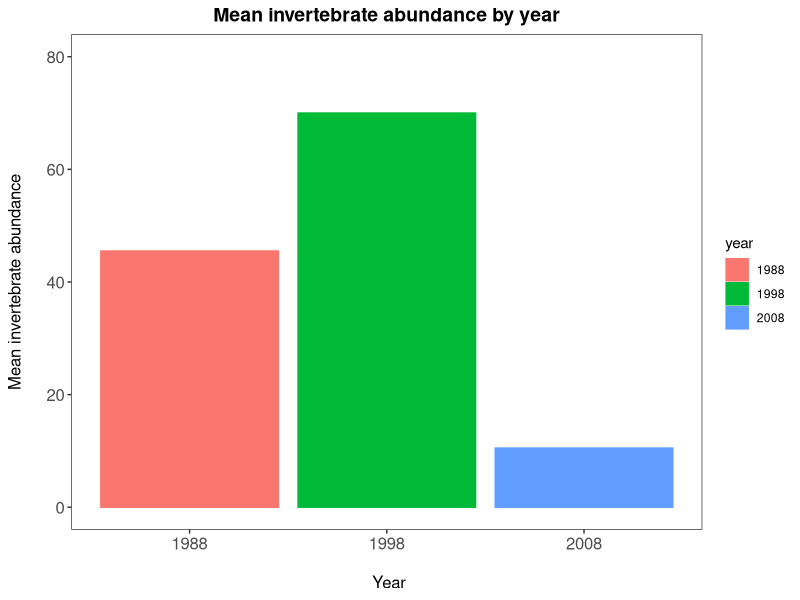
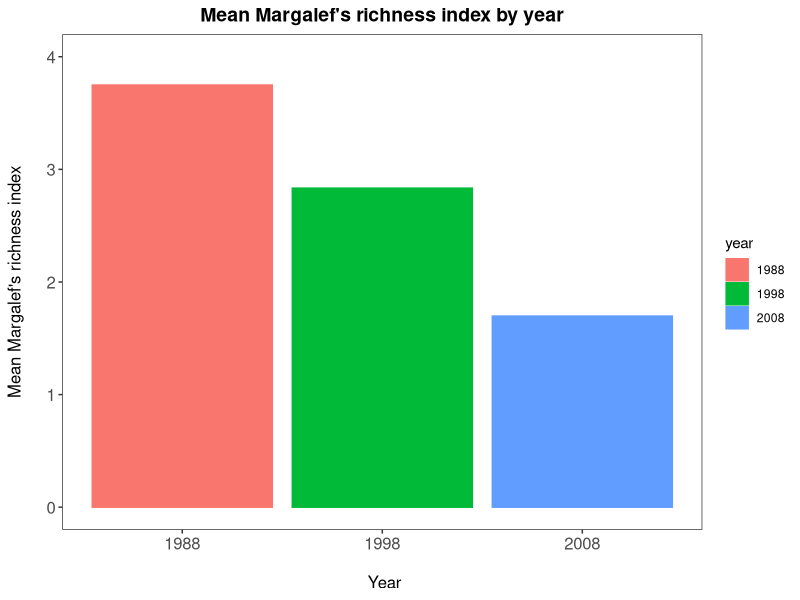
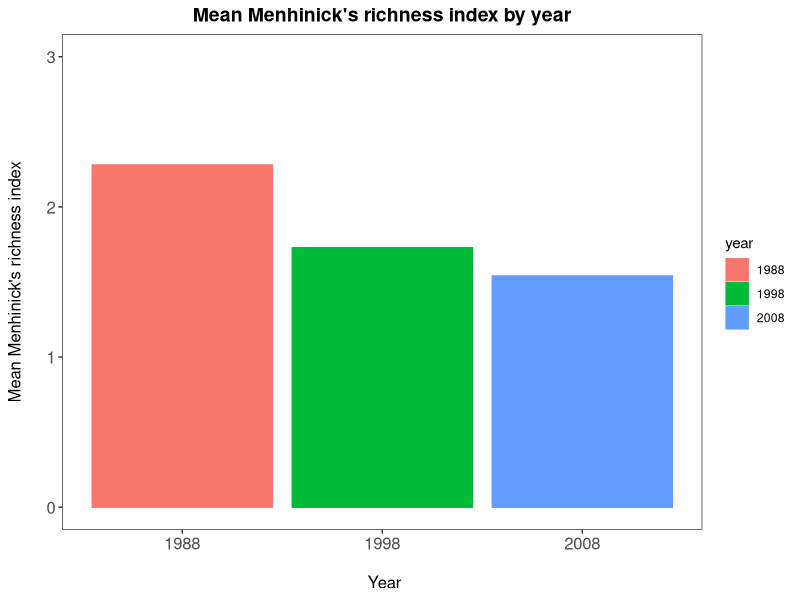
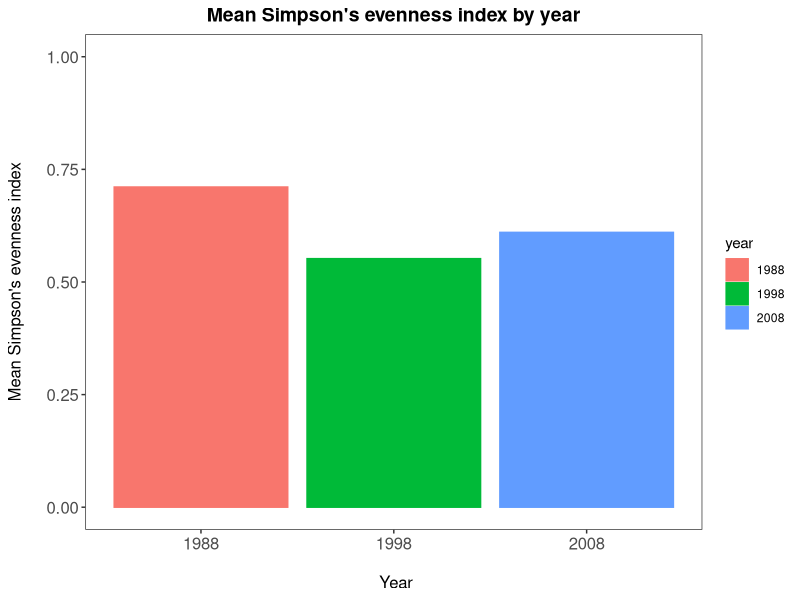
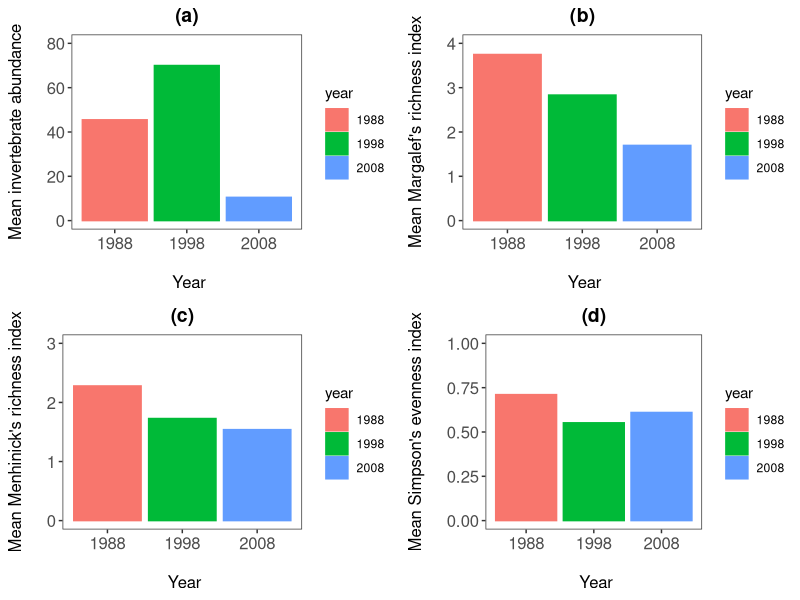

Write R code to recreate these figures, in order.
#Laura Barraclough
#Started: 02/02/2022
#email: s1729795@ed.ac.uk

# Work Flow
# 1. Load libraries and data frame
# 2. Try to make a summary table with mean values of the calculated
#     richness and evenness indices as well as abundance.
#   (i) try using filter in a pipe


# 1. Load libraries and data frame ----
library(tidyverse)
library(gridExtra)

sum_data <- read.csv("sum_data2.csv")
  #check data frame loaded properly
View(sum_data)
str(sum_data)
  #last felled needs to be a character
sum_data$Last_felled <- as.character(sum_data$Last_felled)

# 2. Summary table attempts ----
#   (i) Mean abundance ----
summary1 <- dplyr :: select(sum_data, year = Last_felled, abun = Total_abundance)

mean_table1 <- group_by(summary1, year) %>% 
  summarise(abun.mean = mean(abun)) %>% 
  ungroup() 

  #plotting mean_table1 as a bar plot
(mean.abun_bar2 <- ggplot(mean_table1, aes(x = year, y = abun.mean, colour = year,
                                        fill = year)) +
    geom_histogram(stat = "identity", position = "dodge") + 
    scale_y_continuous(limits = c(0, 80)) +
    labs(title = "Mean invertebrate abundance by year", 
         x = "\n Year", y = "Mean invertebrate abundance\n") + 
    theme_bw() +
    theme(panel.grid = element_blank(), 
          axis.text = element_text(size = 12), 
          axis.title = element_text(size = 12), 
          plot.title = element_text(size = 14, hjust = 0.5, face = "bold"))
)

#ggsave(mean.abun_bar2, file = "Graphs/mean_abunhyp1.png", height = 5, width = 5)

#   (ii) Margalef's index ----
summary2 <- dplyr :: select(sum_data, year = Last_felled, MRI = Margalefs_RI)

mean_table2 <- group_by(summary2, year) %>% 
  summarise(MRI_mean = mean(MRI)) %>% 
  ungroup() 

#plotting mean_table1 as a bar plot
(mean_MRI_bar <- ggplot(mean_table2, aes(x = year, y = MRI_mean, colour = year,
                                           fill = year)) +
    geom_histogram(stat = "identity", position = "dodge") + 
    scale_y_continuous(limits = c(0, 4)) +
    labs(title = "Mean Margalef's richness index by year", 
         x = "\n Year", y = "Mean Margalef's richness index\n") + 
    theme_bw() +
    theme(panel.grid = element_blank(), 
          axis.text = element_text(size = 12), 
          axis.title = element_text(size = 12), 
          plot.title = element_text(size = 14, hjust = 0.5, face = "bold"))
)

#ggsave(mean_MRI_bar, file = "Graphs/mean_MRIhyp1.png", height = 5, width = 5)

#   (iii) Menhinick's index ----
summary3 <- dplyr :: select(sum_data, year = Last_felled, MeRI = Menhinicks_RI)

mean_table3 <- group_by(summary3, year) %>% 
  summarise(MeRI_mean = mean(MeRI)) %>% 
  ungroup() 

#plotting mean_table1 as a bar plot
(mean_MeRI_bar <- ggplot(mean_table3, aes(x = year, y = MeRI_mean, colour = year,
                                           fill = year)) +
    geom_histogram(stat = "identity", position = "dodge") + 
    scale_y_continuous(limits = c(0, 3)) +
    labs(title = "Mean Menhinick's richness index by year", 
         x = "\n Year", y = "Mean Menhinick's richness index\n") + 
    theme_bw() +
    theme(panel.grid = element_blank(), 
          axis.text = element_text(size = 12), 
          axis.title = element_text(size = 12), 
          plot.title = element_text(size = 14, hjust = 0.5, face = "bold"))
)

#ggsave(mean_MeRI_bar, file = "Graphs/mean_MeRIhyp1.png", height = 5, width = 5)

#   (vi) Simpson's index ----
summary4 <- dplyr :: select(sum_data, year = Last_felled, SEI = Simpsons_EI)

mean_table4 <- group_by(summary4, year) %>% 
  summarise(SEI_mean = mean(SEI)) %>% 
  ungroup() 

#plotting mean_table1 as a bar plot
(mean_SEI_bar <- ggplot(mean_table4, aes(x = year, y = SEI_mean, colour = year,
                                          fill = year)) +
    geom_histogram(stat = "identity", position = "dodge") + 
    scale_y_continuous(limits = c(0, 1)) +
    labs(title = "Mean Simpson's evenness index by year", 
         x = "\n Year", y = "Mean Simpson's evenness index\n") + 
    theme_bw() +
    theme(panel.grid = element_blank(), 
          axis.text = element_text(size = 12), 
          axis.title = element_text(size = 12), 
          plot.title = element_text(size = 14, hjust = 0.5, face = "bold"))
)

#ggsave(mean_SEI_bar, file = "Graphs/mean_SEIIhyp1.png", height = 5, width = 5)


# 3. Panel construction ----
hyp1.4sum_panel <- grid.arrange(
  mean.abun_bar2 + ggtitle("(a)") + 
    theme(plot.margin = unit(c(0.2,0.2,0.2,0.2), units = "cm")),
  mean_MRI_bar + ggtitle("(b)") + 
    theme(plot.margin = unit(c(0.2,0.2,0.2,0.2), units = "cm")),
  mean_MeRI_bar + ggtitle("(c)") + 
    theme(plot.margin = unit(c(0.2,0.2,0.2,0.2), units = "cm")),
  mean_SEI_bar + ggtitle("(d)") + 
    theme(plot.margin = unit(c(0.2,0.2,0.2,0.2), units = "cm")),
  ncol = 2)

#ggsave(hyp1.4sum_panel, file= "Graphs/hyp1_panel4sum.png", width = 10, height = 10)
